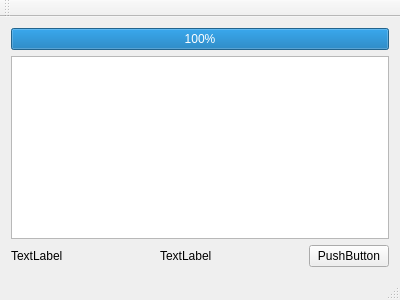
<?xml version="1.0" encoding="UTF-8"?>
<ui version="4.0">
 <class>MainWindow</class>
 <widget class="QMainWindow" name="MainWindow">
  <property name="geometry">
   <rect>
    <x>0</x>
    <y>0</y>
    <width>400</width>
    <height>300</height>
   </rect>
  </property>
  <property name="windowTitle">
   <string>MainWindow</string>
  </property>
  <property name="windowIcon">
   <iconset resource="resources.qrc">
    <normaloff>:/new/prefix1/imgs/programIcon.png</normaloff>:/new/prefix1/imgs/programIcon.png</iconset>
  </property>
  <widget class="QWidget" name="centralWidget">
   <layout class="QVBoxLayout" name="verticalLayout">
    <item>
     <widget class="QProgressBar" name="progressBar">
      <property name="maximum">
       <number>1000</number>
      </property>
      <property name="value">
       <number>1000</number>
      </property>
     </widget>
    </item>
    <item>
     <widget class="QGraphicsView" name="graphicsView"/>
    </item>
    <item>
     <layout class="QHBoxLayout" name="horizontalLayout">
      <item>
       <widget class="QLabel" name="label">
        <property name="text">
         <string>TextLabel</string>
        </property>
       </widget>
      </item>
      <item>
       <spacer name="horizontalSpacer_2">
        <property name="orientation">
         <enum>Qt::Horizontal</enum>
        </property>
        <property name="sizeHint" stdset="0">
         <size>
          <width>40</width>
          <height>20</height>
         </size>
        </property>
       </spacer>
      </item>
      <item>
       <widget class="QLabel" name="labelCounter">
        <property name="text">
         <string>TextLabel</string>
        </property>
       </widget>
      </item>
      <item>
       <spacer name="horizontalSpacer">
        <property name="orientation">
         <enum>Qt::Horizontal</enum>
        </property>
        <property name="sizeHint" stdset="0">
         <size>
          <width>40</width>
          <height>20</height>
         </size>
        </property>
       </spacer>
      </item>
      <item>
       <widget class="QPushButton" name="pushButton">
        <property name="text">
         <string>PushButton</string>
        </property>
       </widget>
      </item>
     </layout>
    </item>
   </layout>
  </widget>
  <widget class="QMenuBar" name="menuBar">
   <property name="geometry">
    <rect>
     <x>0</x>
     <y>0</y>
     <width>400</width>
     <height>21</height>
    </rect>
   </property>
  </widget>
  <widget class="QToolBar" name="mainToolBar">
   <attribute name="toolBarArea">
    <enum>TopToolBarArea</enum>
   </attribute>
   <attribute name="toolBarBreak">
    <bool>false</bool>
   </attribute>
  </widget>
  <widget class="QStatusBar" name="statusBar"/>
 </widget>
 <layoutdefault spacing="6" margin="11"/>
 <resources>
  <include location="resources.qrc"/>
 </resources>
 <connections/>
</ui>
